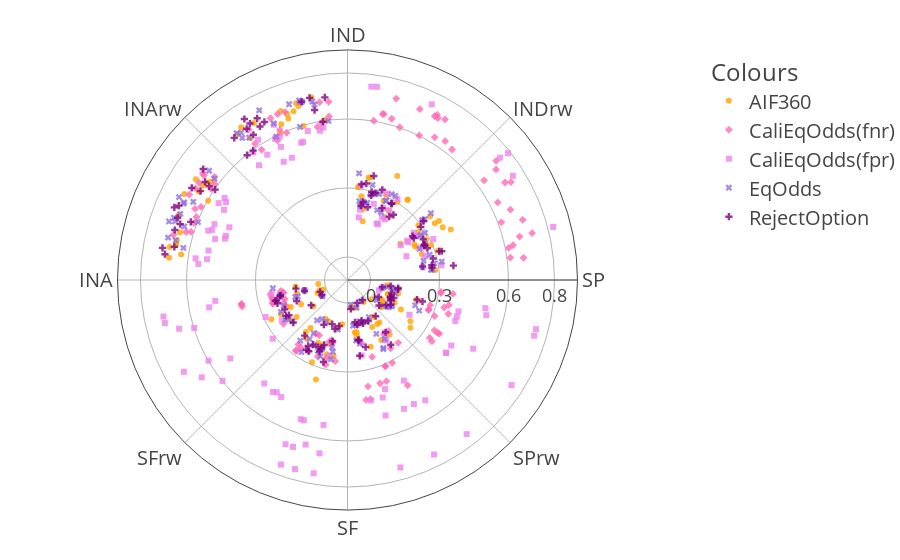

Write notebook code for a chart like this one.
### Code cell
metric_reshape=pd.DataFrame(columns=['value','index','Colours','thresh'])
for p in performance1:
    for m in methods360:
        for th in all_thresh[4:7]:
            v=metric_thresh_AIF360[(metric_thresh_AIF360.type==m)&(metric_thresh_AIF360.thresh==th)][p].tolist()
            for i in range(len(v)): #+methods360.index(m)*7+7
                metric_reshape=metric_reshape.append({'value':v[i],'index':performance1.index(p)*45+6+random.random()*33,'Colours':m,'thresh':th},ignore_index=True)

fig = go.Figure(px.scatter_polar(metric_reshape, r="value", theta="index",color="Colours",size_max=40,opacity=0.8,
             symbol='Colours',color_discrete_sequence=['orange','hotpink','violet','mediumpurple','purple']))
fig.update_layout(
    template=None,
    polar = dict(
        radialaxis = dict(range=[-0.1,0.9], showticklabels=True, ticks="",tickwidth=20,tickvals=[0,0.3,0.6,0.8]),
        radialaxis_tickfont=dict(size=18),
        angularaxis_tickfont=dict(size=20),
        angularaxis = dict(tickvals=[45*i for i in range(8)],ticks="",ticktext=performance1,tickwidth=20,)
        #dict(thetaunit = "radians",dtick = 0.785),
    ), #gridwidth=5,gridcolor='black',showticklabels=False,
    margin=dict(l=0, r=0, t=50, b=50),
    legend_font=dict(size=20),
)
fig.show()
plt.rcParams['pdf.fonttype'] = 42
plt.rcParams['ps.fonttype'] = 42

fig.write_image("plots/AIF5_scatterPolar.pdf")
#plt.savefig("AIF5_scatterPolar.pdf",bbox_inches='tight')
